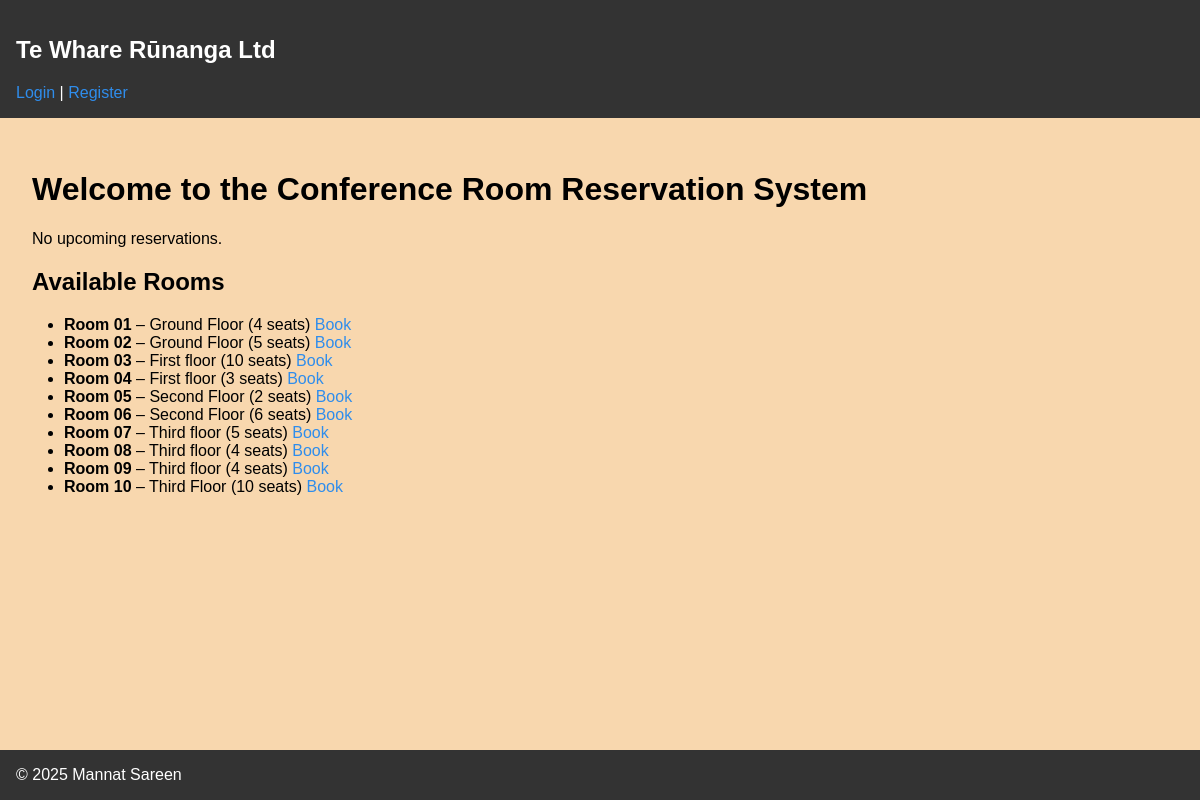
The page / on the database its author committed.
### reservations/models.py (models this page shows, shortened)
class Rooms(models.Model):
    name        = models.CharField(max_length=100)
    location    = models.CharField(max_length=100)
    capacity    = models.PositiveIntegerField()
    description = models.TextField(blank=True)

### reservations/views.py (the view, shortened to what this page needs)
# urls.py: path('', views.home_page, name='home'),
def home_page(request):
    rooms = Rooms.objects.all()
    reminder = None
    reservations = []
    return render(request, 'home.html', {
        'rooms': rooms,
        'reminder': reminder,
        'reservations': reservations
    })

### reservations/templates/home.html (shortened to what this page needs)
{% extends "base.html" %}
{% block content %}
    <h1>Welcome to the Conference Room Reservation System</h1>
    {% if reminder %}
        <p>You have a reservation coming up at: {{ reminder.start_time }}</p>
    {% else %}
        <p>No upcoming reservations.</p>
    {% endif %}
    <h2>Available Rooms</h2>
    <ul>
        {% for room in rooms %}
            <li>
                <strong>{{ room.name }}</strong> – {{ room.location }} ({{ room.capacity }} seats)
                <a href="{% url 'room_detail' room.pk %}">Book</a>
            </li>
        {% empty %}
            <li>No rooms available.</li>
        {% endfor %}
    </ul>
{% endblock %}

### reservations/templates/base.html (style rules this page uses)
* { box-sizing: border-box; }
body { margin: 0; font-family: Arial, sans-serif; background-color: #f8d7ae; display: flex; flex-direction: column; min-height: 100vh; }
a { color: #2f8dec; text-decoration: none; }
ul { list-style: disc; padding-left: 2rem; }

### rows shown on the page
Rooms: name "Room 01", location "Ground Floor", capacity "4"
Rooms: name "Room 02", location "Ground Floor", capacity "5"
Rooms: name "Room 03", location "First floor", capacity "10"
Rooms: name "Room 04", location "First floor", capacity "3"
Rooms: name "Room 05", location "Second Floor", capacity "2"
Rooms: name "Room 06", location "Second Floor", capacity "6"
Rooms: name "Room 07", location "Third floor", capacity "5"
Rooms: name "Room 08", location "Third floor", capacity "4"
Rooms: name "Room 09", location "Third floor", capacity "4"
Rooms: name "Room 10", location "Third Floor", capacity "10"
